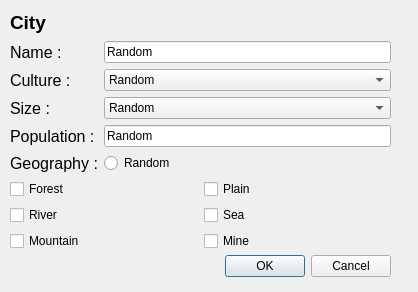
<?xml version="1.0" encoding="UTF-8"?>
<ui version="4.0">
 <class>Dialog</class>
 <widget class="QDialog" name="Dialog">
  <property name="geometry">
   <rect>
    <x>0</x>
    <y>0</y>
    <width>418</width>
    <height>292</height>
   </rect>
  </property>
  <property name="windowTitle">
   <string>Dialog</string>
  </property>
  <widget class="QDialogButtonBox" name="buttonBox">
   <property name="geometry">
    <rect>
     <x>50</x>
     <y>250</y>
     <width>341</width>
     <height>32</height>
    </rect>
   </property>
   <property name="orientation">
    <enum>Qt::Horizontal</enum>
   </property>
   <property name="standardButtons">
    <set>QDialogButtonBox::Cancel|QDialogButtonBox::Ok</set>
   </property>
  </widget>
  <widget class="QWidget" name="verticalLayoutWidget">
   <property name="geometry">
    <rect>
     <x>10</x>
     <y>10</y>
     <width>381</width>
     <height>241</height>
    </rect>
   </property>
   <layout class="QVBoxLayout" name="verticalLayout">
    <item>
     <widget class="QLabel" name="label">
      <property name="font">
       <font>
        <pointsize>14</pointsize>
        <weight>75</weight>
        <bold>true</bold>
       </font>
      </property>
      <property name="text">
       <string>City</string>
      </property>
     </widget>
    </item>
    <item>
     <layout class="QFormLayout" name="formLayout">
      <item row="0" column="0">
       <widget class="QLabel" name="nameLabel">
        <property name="font">
         <font>
          <pointsize>12</pointsize>
         </font>
        </property>
        <property name="text">
         <string>Name :</string>
        </property>
       </widget>
      </item>
      <item row="0" column="1">
       <widget class="QLineEdit" name="nameLineEdit">
        <property name="text">
         <string>Random</string>
        </property>
       </widget>
      </item>
      <item row="1" column="0">
       <widget class="QLabel" name="cultureLabel">
        <property name="font">
         <font>
          <pointsize>12</pointsize>
         </font>
        </property>
        <property name="text">
         <string>Culture :</string>
        </property>
       </widget>
      </item>
      <item row="1" column="1">
       <widget class="QComboBox" name="cultureComboBox">
        <item>
         <property name="text">
          <string>Random</string>
         </property>
        </item>
       </widget>
      </item>
      <item row="2" column="0">
       <widget class="QLabel" name="sizeLabel">
        <property name="font">
         <font>
          <pointsize>12</pointsize>
         </font>
        </property>
        <property name="text">
         <string>Size :</string>
        </property>
       </widget>
      </item>
      <item row="2" column="1">
       <widget class="QComboBox" name="sizeComboBox">
        <property name="editable">
         <bool>false</bool>
        </property>
        <item>
         <property name="text">
          <string>Random</string>
         </property>
        </item>
       </widget>
      </item>
      <item row="3" column="0">
       <widget class="QLabel" name="populationLabel">
        <property name="font">
         <font>
          <pointsize>12</pointsize>
         </font>
        </property>
        <property name="text">
         <string>Population :</string>
        </property>
       </widget>
      </item>
      <item row="3" column="1">
       <widget class="QLineEdit" name="populationLineEdit">
        <property name="text">
         <string>Random</string>
        </property>
       </widget>
      </item>
      <item row="4" column="0">
       <widget class="QLabel" name="label_2">
        <property name="font">
         <font>
          <pointsize>12</pointsize>
         </font>
        </property>
        <property name="text">
         <string>Geography :</string>
        </property>
       </widget>
      </item>
      <item row="4" column="1">
       <widget class="QRadioButton" name="geographyButton">
        <property name="text">
         <string>Random</string>
        </property>
       </widget>
      </item>
     </layout>
    </item>
    <item>
     <layout class="QGridLayout" name="gridLayout">
      <item row="0" column="0">
       <widget class="QCheckBox" name="forestCheckBox">
        <property name="text">
         <string>Forest</string>
        </property>
        <property name="icon">
         <iconset>
          <normaloff>Icons/Tree.jpg</normaloff>Icons/Tree.jpg</iconset>
        </property>
       </widget>
      </item>
      <item row="1" column="0">
       <widget class="QCheckBox" name="riverCheckBox">
        <property name="text">
         <string>River</string>
        </property>
       </widget>
      </item>
      <item row="2" column="0">
       <widget class="QCheckBox" name="mountainCheckBox">
        <property name="text">
         <string>Mountain</string>
        </property>
       </widget>
      </item>
      <item row="1" column="1">
       <widget class="QCheckBox" name="seaCheckBox">
        <property name="text">
         <string>Sea</string>
        </property>
       </widget>
      </item>
      <item row="2" column="1">
       <widget class="QCheckBox" name="mineCheckBox">
        <property name="enabled">
         <bool>true</bool>
        </property>
        <property name="text">
         <string>Mine</string>
        </property>
        <property name="checked">
         <bool>false</bool>
        </property>
       </widget>
      </item>
      <item row="0" column="1">
       <widget class="QCheckBox" name="plainCheckBox">
        <property name="text">
         <string>Plain</string>
        </property>
       </widget>
      </item>
     </layout>
    </item>
   </layout>
  </widget>
 </widget>
 <resources/>
 <connections>
  <connection>
   <sender>buttonBox</sender>
   <signal>accepted()</signal>
   <receiver>Dialog</receiver>
   <slot>accept()</slot>
   <hints>
    <hint type="sourcelabel">
     <x>248</x>
     <y>254</y>
    </hint>
    <hint type="destinationlabel">
     <x>157</x>
     <y>274</y>
    </hint>
   </hints>
  </connection>
  <connection>
   <sender>buttonBox</sender>
   <signal>rejected()</signal>
   <receiver>Dialog</receiver>
   <slot>reject()</slot>
   <hints>
    <hint type="sourcelabel">
     <x>316</x>
     <y>260</y>
    </hint>
    <hint type="destinationlabel">
     <x>286</x>
     <y>274</y>
    </hint>
   </hints>
  </connection>
 </connections>
</ui>
